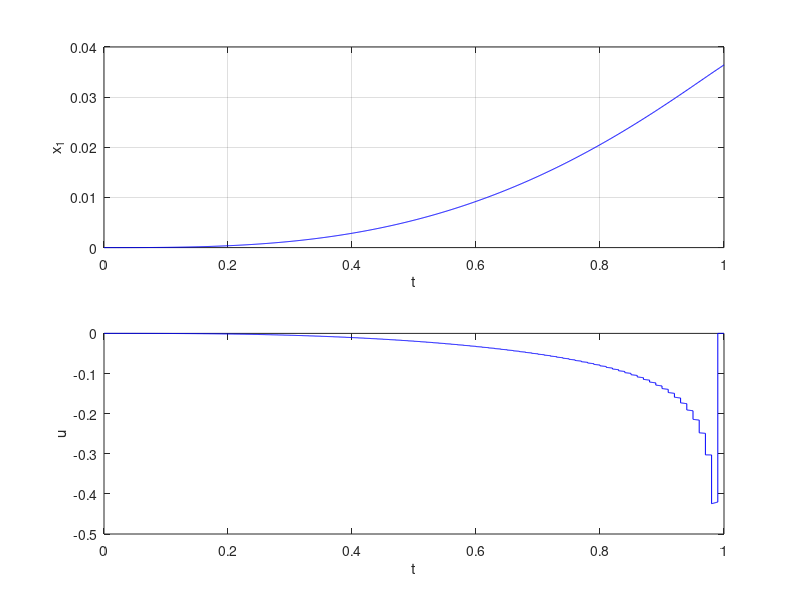

This chart was generated by the following MATLAB code:
function synt_Diskr_control
    Source = load('genH2mat2_theta_second_test.dat','-ascii');
    %alpha,J1,J2,theta_1,theta_2
    theta_1 = Source(:,4);
    theta_2 = Source(:,5);
    A = [0, 1;
         0, 0];
    % betta = 0.1;
    % A = [0, 1;
    %     -1, -2*betta];
    Bu = [0;
          1];
    Bv = [0;
          1];
    old_tticks = Source(:,6);
    h = old_tticks(2) - old_tticks(1);
    old_count = length(old_tticks);
    xticks = [];
    tticks = [];
    uticks = [];
    for k = 1:old_count
        G = [theta_1(k),theta_2(k)];
        low_lim = old_tticks(k);
        high_lim = old_tticks(k) + h;
        tiks = (low_lim:0.001:high_lim);
        Ac = A + Bu * [theta_1(k),theta_2(k)];
        if k == 1
           [tk1, xk1] = ode45(@(t, x)(Ac * x + Bv * exp(-0.1 * t) * sin(0.5 * t / sqrt(pi))),tiks, [0, 0]); 
        else
           [tk1, xk1] = ode45(@(t, x)(Ac * x + Bv * exp(-0.1 * t) * sin(0.5 * t / sqrt(pi))),tiks, xticks(end,:));
        end
        xticks = [xticks;xk1];
        tticks = [tticks;tk1];
        res = xk1*G';
        uticks = [uticks;res];
    end
    count = length(tticks);
    filename = 'genH2mat2_x_u_t_1_second.dat';
        fid = fopen(filename, 'wt');
        fprintf(fid, 'x,u,t\n');  % header
        fclose(fid);
    dlmwrite(filename, [xticks(:,1) uticks tticks], ...
         'delimiter', ',', 'precision', '%.6e', '-append');
    subplot(2, 1, 1)
    plot(tticks, xticks(:,1), 'b')
    xlabel('t')
    ylabel('x_1')
    grid on
    subplot(2, 1, 2)
    plot(tticks, uticks, 'b')
    xlabel('t')
    ylabel('u') 
end

